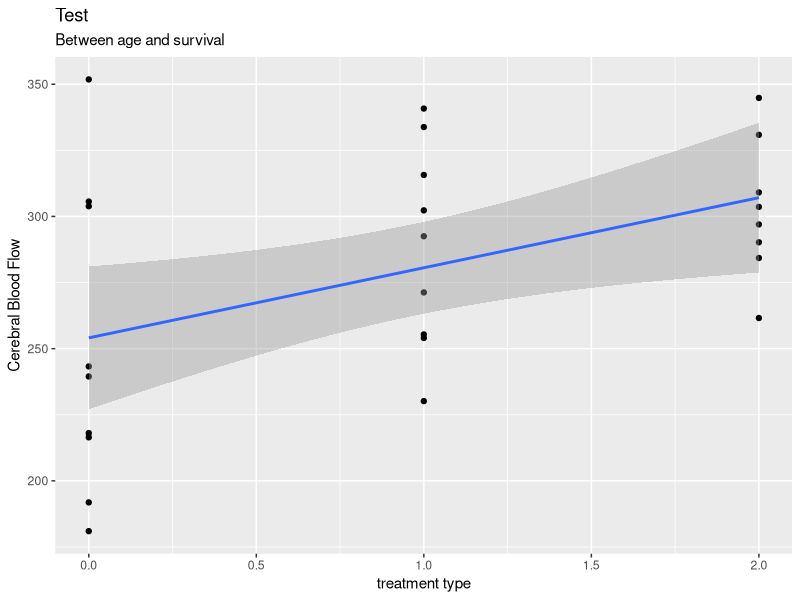
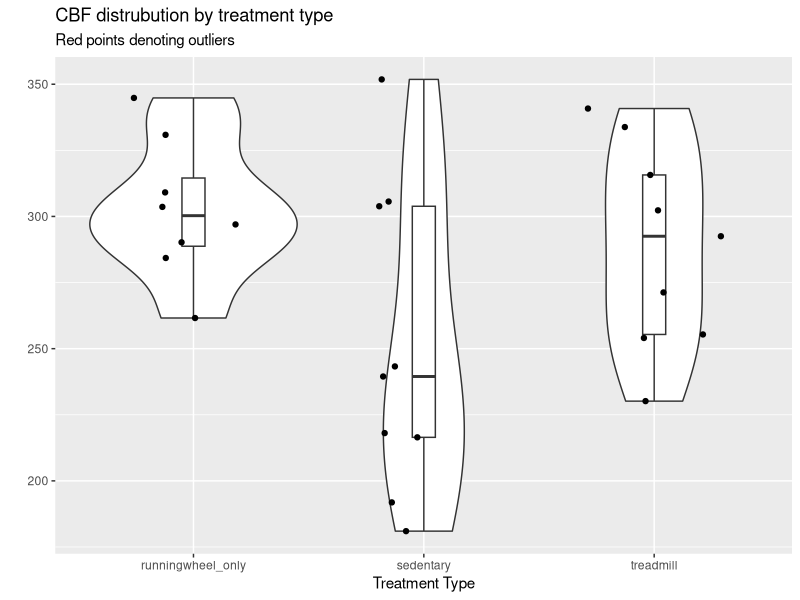

Here is the R script that generated these plots, in order:
## ---- chunk 1
library(tidyverse)
cbf <- read.csv("CBF_ZijianDong_03.csv")

cbf <- cbf %>% 
    filter(! is.na(treatment)) 
view(cbf)
## ---- chunk 2
m_cbf_exercise <- lm(CBF ~ treatment, data = cbf)

ggplot(data = cbf, aes(x = treatment, y = CBF)) +
  geom_point() +
  geom_smooth(method = "lm") +
  labs(title = "Test",
       subtitle = "Between age and survival",
       x = "treatment type",
       y = "Cerebral Blood Flow")

ggplot(data = cbf, aes(factor(Treatment), CBF)) +
  geom_violin() +
  geom_boxplot(width = 0.1, outlier.color = "red") +
  geom_jitter(height = 0, width = 0.3) +
  labs(x = "Treatment Type",
   	y = "",
   	title = "CBF distrubution by treatment type",
   	subtitle = "Red points denoting outliers")
 
res.aov <- aov(CBF ~ Treatment, data = cbf)
summary(res.aov)
